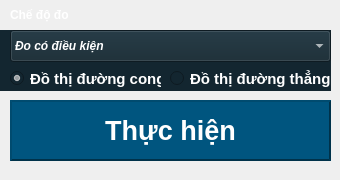
      <widget class="QWidget" name="tab_Control">
       <attribute name="title">
        <string>    Bảng điều khiển    </string>
       </attribute>
       <widget class="QFrame" name="frame_Mode">
        <property name="geometry">
         <rect>
          <x>0</x>
          <y>30</y>
          <width>331</width>
          <height>61</height>
         </rect>
        </property>
        <property name="styleSheet">
         <string notr="true">background-color: #132630;</string>
        </property>
        <property name="frameShape">
         <enum>QFrame::NoFrame</enum>
        </property>
        <property name="frameShadow">
         <enum>QFrame::Raised</enum>
        </property>
        <widget class="QComboBox" name="comboBox_SelectMode">
         <property name="geometry">
          <rect>
           <x>10</x>
           <y>0</y>
           <width>321</width>
           <height>32</height>
          </rect>
         </property>
         <property name="font">
          <font>
           <weight>75</weight>
           <italic>true</italic>
           <bold>true</bold>
          </font>
         </property>
         <property name="styleSheet">
          <string notr="true">color: rgb(255, 255, 255);</string>
         </property>
         <item>
          <property name="text">
           <string>Đo có điều kiện</string>
          </property>
         </item>
         <item>
          <property name="text">
           <string>Đo liên tục</string>
          </property>
         </item>
        </widget>
        <widget class="QRadioButton" name="radioButton_Graph_SPline">
         <property name="geometry">
          <rect>
           <x>10</x>
           <y>35</y>
           <width>151</width>
           <height>27</height>
          </rect>
         </property>
         <property name="font">
          <font>
           <pointsize>11</pointsize>
           <weight>75</weight>
           <bold>true</bold>
          </font>
         </property>
         <property name="styleSheet">
          <string notr="true">color: rgb(255, 255, 255);</string>
         </property>
         <property name="text">
          <string>Đồ thị đường cong</string>
         </property>
         <property name="checked">
          <bool>true</bool>
         </property>
        </widget>
        <widget class="QRadioButton" name="radioButton_Graph_Line">
         <property name="geometry">
          <rect>
           <x>170</x>
           <y>35</y>
           <width>161</width>
           <height>27</height>
          </rect>
         </property>
         <property name="font">
          <font>
           <pointsize>11</pointsize>
           <weight>75</weight>
           <bold>true</bold>
          </font>
         </property>
         <property name="styleSheet">
          <string notr="true">color: rgb(255, 255, 255);</string>
         </property>
         <property name="text">
          <string>Đồ thị đường thẳng</string>
         </property>
         <property name="checked">
          <bool>false</bool>
         </property>
        </widget>
       </widget>
       <widget class="QLabel" name="label_3">
        <property name="geometry">
         <rect>
          <x>10</x>
          <y>4</y>
          <width>131</width>
          <height>22</height>
         </rect>
        </property>
        <property name="font">
         <font>
          <weight>75</weight>
          <bold>true</bold>
         </font>
        </property>
        <property name="styleSheet">
         <string notr="true">color: rgb(255, 255, 255);</string>
        </property>
        <property name="text">
         <string>Chế độ đo</string>
        </property>
       </widget>
       <widget class="QFrame" name="frame">
        <property name="geometry">
         <rect>
          <x>10</x>
          <y>90</y>
          <width>321</width>
          <height>81</height>
         </rect>
        </property>
        <property name="frameShape">
         <enum>QFrame::NoFrame</enum>
        </property>
        <property name="frameShadow">
         <enum>QFrame::Raised</enum>
        </property>
        <widget class="QPushButton" name="pushButton_ChartStart">
         <property name="geometry">
          <rect>
           <x>0</x>
           <y>10</y>
           <width>321</width>
           <height>61</height>
          </rect>
         </property>
         <property name="font">
          <font>
           <pointsize>20</pointsize>
           <weight>75</weight>
           <bold>true</bold>
          </font>
         </property>
         <property name="styleSheet">
          <string notr="true">QPushButton {
	color: rgb(255, 255, 255);
	background-color: rgb(0, 85, 127);
    border-style: outset;
    border-width: 2px;
	border-color: rgb(0, 50, 74);
}
</string>
         </property>
         <property name="text">
          <string>Thực hiện</string>
         </property>
         <property name="shortcut">
          <string>Space</string>
         </property>
        </widget>
       </widget>
      </widget>
